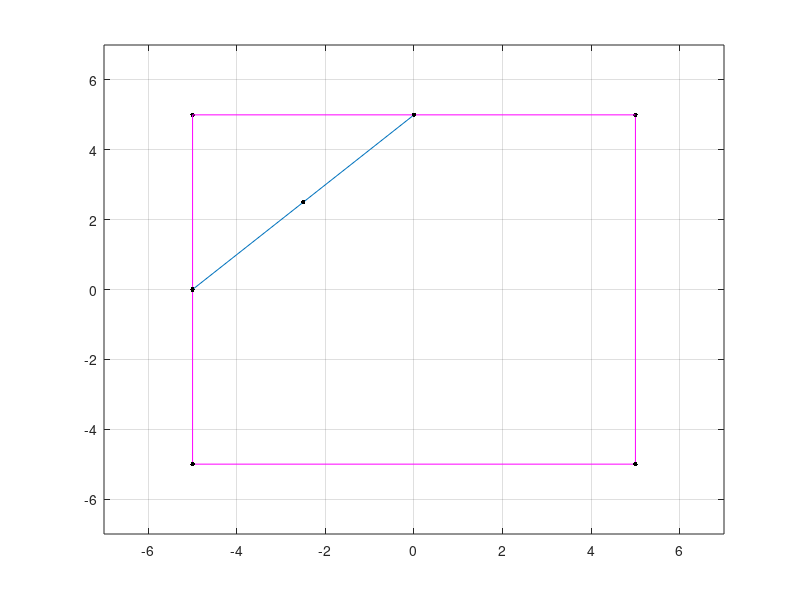

Write the MATLAB code that produced this figure.
# Arthur moreira de oliveira |205B

x1 = input("Digite x1: ");
y1 = input("Digite y1: ");

pontos = cell(8);

pontos{1} = [x1, y1];
pontos{2} = [-x1, y1];
pontos{3} = [-x1, -y1];
pontos{4} = [x1, -y1];

figure;
for i = 1:4
  if (i == 4)
    plot(pontos{i}, pontos{1}, "-m");
  else
    plot(pontos{i}, pontos{i + 1}, "-m");
  endif
  hold on;
  plot(pontos{i}(1), pontos{i}(2), ".k","markersize", 10);
  hold on;
endfor

pontos{5} = [pontos{1}(1)+pontos{2}(1), y1];
pontos{6} = [-x1, pontos{1}(2)-pontos{2}(2)];

plot([pontos{5}(1), pontos{6}(1)], [pontos{5}(2), pontos{6}(2)], "-");
hold on;
plot(pontos{5}(1), pontos{5}(2), ".k","markersize", 10);
hold on;
plot(pontos{6}(1), pontos{6}(2), ".k","markersize", 10);
hold on;
pontos{7} = [(pontos{6}(1)-pontos{5}(1))*0.5, (pontos{5}(2)-pontos{6}(2))*0.5];
hold on;
plot(pontos{7}(1), pontos{7}(2), ".k","markersize", 10);
offset = 2
axis([-x1-offset, x1+offset, -y1-offset, y1+offset]);
grid;
